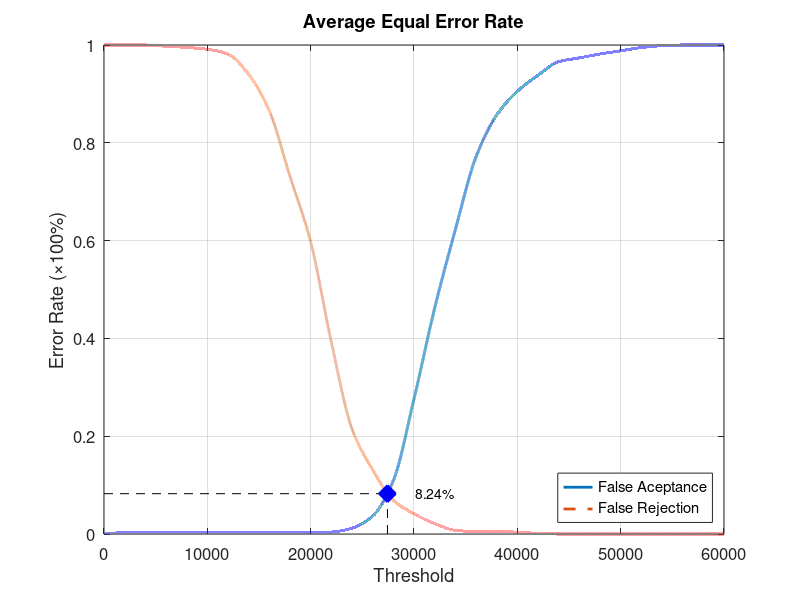
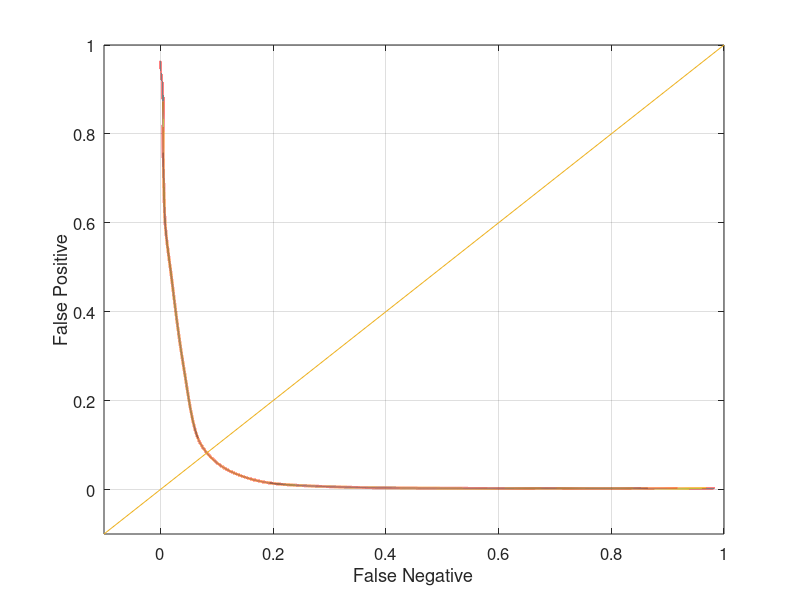

The MATLAB source for these figures, in order:
function yEER = Experiment3Average
close all;
clear;
clc;
x = 0:2000:60000;
xq = 0:0.5:60000;

y0 = [0 0.00263158 0.00263158 0.00263158 0.00263158 0.00263158 0.00263158 0.00263158 0.00263158 0.00263158 0.00263158 0.00394737 0.0118421 0.0368421 0.109211 0.276316 0.461842 0.622368 0.771053 0.856579 0.905263 0.938158 0.965789 0.973684 0.981579 0.988158 0.994737 0.998684 1 1 1];
yy0 = interp1(x, y0, xq, 'pchip');
y1 = [1 1 1 0.9975 0.995 0.99125 0.98125 0.94 0.865 0.73125 0.5975 0.3925 0.215 0.13125 0.06875 0.04125 0.02125 0.0075 0.005 0.005 0.00375 0.00125 0 0 0 0 0 0 0 0 0];
yy1 = interp1(x, y1, xq, 'pchip');

% Calculating EER: 
y2 = abs(y0 - y1);
find(y2 == min(y2))
yy2 = abs(yy0 - yy1);
xEER = find(yy2 == min(yy2));
xEERIndex = xq(xEER) % X-axis EER
yEER = yy0(xEER) % Y-axis EER

main = figure
plot(xq, yy0,'-','LineWidth', 2);	hold on
plot(xq, yy1,'--','LineWidth', 2);	hold on
plot([xEERIndex xEERIndex], [0 yEER], 'k--');	hold on
plot([0 xEERIndex], [yEER yEER], 'k--');	hold on
plot(xEERIndex, yEER, 'bx', 'LineWidth', 10);	hold on
text(xEERIndex + 10 * xEERIndex / 100, yEER, [num2str(round((10000 * yEER)) / 100) '%'])
legend('False Aceptance', 'False Rejection', 'Location', 'SouthEast')
xlabel('Threshold')
ylabel('Error Rate (\times100%)')
title('Average Equal Error Rate')
set(gca, 'FontSize', 12)
axis([0 60000 0 1])
grid on

print(main, 'Experiment3AverageMain', '-dpng');
FNRxFPR = figure('Color', [1 1 1]);
plot(yy1, yy0, '-', yy1, yy0, 'LineWidth', 2);
hold on
y = -0.1:0.1:1
plot(y, y); 
set(gca, 'FontSize', 12)
xlabel('False Negative')
ylabel('False Positive')
axis([-0.1 1 -0.1 1])
set(gca, 'FontSize', 12)
grid on

print(FNRxFPR, 'Experiment3AverageFNRxFPR','-dpng');
end
